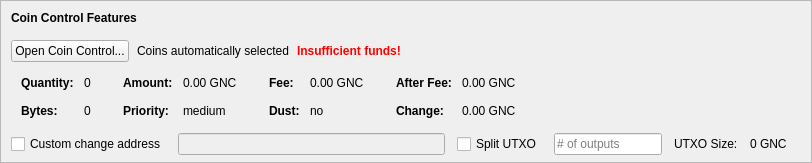
    <widget class="QFrame" name="frameCoinControl">
     <property name="sizePolicy">
      <sizepolicy hsizetype="Expanding" vsizetype="Expanding">
       <horstretch>0</horstretch>
       <verstretch>0</verstretch>
      </sizepolicy>
     </property>
     <property name="maximumSize">
      <size>
       <width>16777215</width>
       <height>16777215</height>
      </size>
     </property>
     <property name="frameShape">
      <enum>QFrame::StyledPanel</enum>
     </property>
     <property name="frameShadow">
      <enum>QFrame::Sunken</enum>
     </property>
     <layout class="QVBoxLayout" name="verticalLayoutCoinControl2">
      <property name="spacing">
       <number>0</number>
      </property>
      <property name="leftMargin">
       <number>0</number>
      </property>
      <property name="topMargin">
       <number>0</number>
      </property>
      <property name="rightMargin">
       <number>0</number>
      </property>
      <property name="bottomMargin">
       <number>6</number>
      </property>
      <item>
       <layout class="QVBoxLayout" name="verticalLayoutCoinControl" stretch="0,0,0,0,1">
        <property name="spacing">
         <number>0</number>
        </property>
        <property name="leftMargin">
         <number>10</number>
        </property>
        <property name="topMargin">
         <number>10</number>
        </property>
        <item>
         <layout class="QHBoxLayout" name="horizontalLayoutCoinControl1">
          <property name="bottomMargin">
           <number>15</number>
          </property>
          <item>
           <widget class="QLabel" name="labelCoinControlFeatures">
            <property name="sizePolicy">
             <sizepolicy hsizetype="Preferred" vsizetype="Maximum">
              <horstretch>0</horstretch>
              <verstretch>0</verstretch>
             </sizepolicy>
            </property>
            <property name="font">
             <font>
              <weight>75</weight>
              <bold>true</bold>
             </font>
            </property>
            <property name="styleSheet">
             <string notr="true">font-weight:bold;</string>
            </property>
            <property name="text">
             <string>Coin Control Features</string>
            </property>
           </widget>
          </item>
         </layout>
        </item>
        <item>
         <layout class="QHBoxLayout" name="horizontalLayoutCoinControl2" stretch="0,0,0,0">
          <property name="spacing">
           <number>8</number>
          </property>
          <property name="bottomMargin">
           <number>10</number>
          </property>
          <item>
           <widget class="QPushButton" name="pushButtonCoinControl">
            <property name="styleSheet">
             <string notr="true"/>
            </property>
            <property name="text">
             <string>Open Coin Control...</string>
            </property>
            <property name="autoDefault">
             <bool>false</bool>
            </property>
           </widget>
          </item>
          <item>
           <widget class="QLabel" name="labelCoinControlAutomaticallySelected">
            <property name="text">
             <string>Coins automatically selected</string>
            </property>
            <property name="margin">
             <number>5</number>
            </property>
           </widget>
          </item>
          <item>
           <widget class="QLabel" name="labelCoinControlInsuffFunds">
            <property name="font">
             <font>
              <weight>75</weight>
              <bold>true</bold>
             </font>
            </property>
            <property name="styleSheet">
             <string notr="true">color:red;font-weight:bold;</string>
            </property>
            <property name="text">
             <string>Insufficient funds!</string>
            </property>
            <property name="margin">
             <number>5</number>
            </property>
           </widget>
          </item>
          <item>
           <spacer name="horizontalSpacerCoinControl">
            <property name="orientation">
             <enum>Qt::Horizontal</enum>
            </property>
            <property name="sizeHint" stdset="0">
             <size>
              <width>40</width>
              <height>1</height>
             </size>
            </property>
           </spacer>
          </item>
         </layout>
        </item>
        <item>
         <widget class="QWidget" name="widgetCoinControl" native="true">
          <property name="sizePolicy">
           <sizepolicy hsizetype="Preferred" vsizetype="Preferred">
            <horstretch>0</horstretch>
            <verstretch>0</verstretch>
           </sizepolicy>
          </property>
          <property name="minimumSize">
           <size>
            <width>0</width>
            <height>0</height>
           </size>
          </property>
          <property name="styleSheet">
           <string notr="true"/>
          </property>
          <layout class="QHBoxLayout" name="horizontalLayoutCoinControl5">
           <property name="leftMargin">
            <number>0</number>
           </property>
           <property name="topMargin">
            <number>0</number>
           </property>
           <property name="rightMargin">
            <number>0</number>
           </property>
           <property name="bottomMargin">
            <number>0</number>
           </property>
           <item>
            <layout class="QHBoxLayout" name="horizontalLayoutCoinControl3" stretch="0,0,0,1">
             <property name="spacing">
              <number>20</number>
             </property>
             <property name="topMargin">
              <number>0</number>
             </property>
             <property name="bottomMargin">
              <number>10</number>
             </property>
             <item>
              <layout class="QFormLayout" name="formLayoutCoinControl1">
               <property name="horizontalSpacing">
                <number>10</number>
               </property>
               <property name="verticalSpacing">
                <number>14</number>
               </property>
               <property name="leftMargin">
                <number>10</number>
               </property>
               <property name="topMargin">
                <number>4</number>
               </property>
               <property name="rightMargin">
                <number>6</number>
               </property>
               <item row="0" column="0">
                <widget class="QLabel" name="labelCoinControlQuantityText">
                 <property name="font">
                  <font>
                   <weight>75</weight>
                   <bold>true</bold>
                  </font>
                 </property>
                 <property name="text">
                  <string>Quantity:</string>
                 </property>
                 <property name="margin">
                  <number>0</number>
                 </property>
                </widget>
               </item>
               <item row="0" column="1">
                <widget class="QLabel" name="labelCoinControlQuantity">
                 <property name="cursor">
                  <cursorShape>IBeamCursor</cursorShape>
                 </property>
                 <property name="contextMenuPolicy">
                  <enum>Qt::ActionsContextMenu</enum>
                 </property>
                 <property name="text">
                  <string notr="true">0</string>
                 </property>
                 <property name="margin">
                  <number>0</number>
                 </property>
                 <property name="textInteractionFlags">
                  <set>Qt::LinksAccessibleByMouse|Qt::TextSelectableByKeyboard|Qt::TextSelectableByMouse</set>
                 </property>
                </widget>
               </item>
               <item row="1" column="0">
                <widget class="QLabel" name="labelCoinControlBytesText">
                 <property name="font">
                  <font>
                   <weight>75</weight>
                   <bold>true</bold>
                  </font>
                 </property>
                 <property name="text">
                  <string>Bytes:</string>
                 </property>
                </widget>
               </item>
               <item row="1" column="1">
                <widget class="QLabel" name="labelCoinControlBytes">
                 <property name="cursor">
                  <cursorShape>IBeamCursor</cursorShape>
                 </property>
                 <property name="contextMenuPolicy">
                  <enum>Qt::ActionsContextMenu</enum>
                 </property>
                 <property name="text">
                  <string notr="true">0</string>
                 </property>
                 <property name="textInteractionFlags">
                  <set>Qt::LinksAccessibleByMouse|Qt::TextSelectableByKeyboard|Qt::TextSelectableByMouse</set>
                 </property>
                </widget>
               </item>
              </layout>
             </item>
             <item>
              <layout class="QFormLayout" name="formLayoutCoinControl2">
               <property name="horizontalSpacing">
                <number>10</number>
               </property>
               <property name="verticalSpacing">
                <number>14</number>
               </property>
               <property name="leftMargin">
                <number>6</number>
               </property>
               <property name="topMargin">
                <number>4</number>
               </property>
               <property name="rightMargin">
                <number>6</number>
               </property>
               <item row="0" column="0">
                <widget class="QLabel" name="labelCoinControlAmountText">
                 <property name="font">
                  <font>
                   <weight>75</weight>
                   <bold>true</bold>
                  </font>
                 </property>
                 <property name="text">
                  <string>Amount:</string>
                 </property>
                 <property name="margin">
                  <number>0</number>
                 </property>
                </widget>
               </item>
               <item row="0" column="1">
                <widget class="QLabel" name="labelCoinControlAmount">
                 <property name="cursor">
                  <cursorShape>IBeamCursor</cursorShape>
                 </property>
                 <property name="contextMenuPolicy">
                  <enum>Qt::ActionsContextMenu</enum>
                 </property>
                 <property name="text">
                  <string notr="true">0.00 GNC</string>
                 </property>
                 <property name="textInteractionFlags">
                  <set>Qt::LinksAccessibleByMouse|Qt::TextSelectableByKeyboard|Qt::TextSelectableByMouse</set>
                 </property>
                </widget>
               </item>
               <item row="1" column="0">
                <widget class="QLabel" name="labelCoinControlPriorityText">
                 <property name="font">
                  <font>
                   <weight>75</weight>
                   <bold>true</bold>
                  </font>
                 </property>
                 <property name="text">
                  <string>Priority:</string>
                 </property>
                </widget>
               </item>
               <item row="1" column="1">
                <widget class="QLabel" name="labelCoinControlPriority">
                 <property name="cursor">
                  <cursorShape>IBeamCursor</cursorShape>
                 </property>
                 <property name="contextMenuPolicy">
                  <enum>Qt::ActionsContextMenu</enum>
                 </property>
                 <property name="text">
                  <string>medium</string>
                 </property>
                 <property name="textInteractionFlags">
                  <set>Qt::LinksAccessibleByMouse|Qt::TextSelectableByKeyboard|Qt::TextSelectableByMouse</set>
                 </property>
                </widget>
               </item>
              </layout>
             </item>
             <item>
              <layout class="QFormLayout" name="formLayoutCoinControl3">
               <property name="horizontalSpacing">
                <number>10</number>
               </property>
               <property name="verticalSpacing">
                <number>14</number>
               </property>
               <property name="leftMargin">
                <number>6</number>
               </property>
               <property name="topMargin">
                <number>4</number>
               </property>
               <property name="rightMargin">
                <number>6</number>
               </property>
               <item row="0" column="0">
                <widget class="QLabel" name="labelCoinControlFeeText">
                 <property name="font">
                  <font>
                   <weight>75</weight>
                   <bold>true</bold>
                  </font>
                 </property>
                 <property name="text">
                  <string>Fee:</string>
                 </property>
                 <property name="margin">
                  <number>0</number>
                 </property>
                </widget>
               </item>
               <item row="0" column="1">
                <widget class="QLabel" name="labelCoinControlFee">
                 <property name="cursor">
                  <cursorShape>IBeamCursor</cursorShape>
                 </property>
                 <property name="contextMenuPolicy">
                  <enum>Qt::ActionsContextMenu</enum>
                 </property>
                 <property name="text">
                  <string notr="true">0.00 GNC</string>
                 </property>
                 <property name="textInteractionFlags">
                  <set>Qt::LinksAccessibleByMouse|Qt::TextSelectableByKeyboard|Qt::TextSelectableByMouse</set>
                 </property>
                </widget>
               </item>
               <item row="1" column="0">
                <widget class="QLabel" name="labelCoinControlLowOutputText">
                 <property name="font">
                  <font>
                   <weight>75</weight>
                   <bold>true</bold>
                  </font>
                 </property>
                 <property name="text">
                  <string>Dust:</string>
                 </property>
                </widget>
               </item>
               <item row="1" column="1">
                <widget class="QLabel" name="labelCoinControlLowOutput">
                 <property name="cursor">
                  <cursorShape>IBeamCursor</cursorShape>
                 </property>
                 <property name="contextMenuPolicy">
                  <enum>Qt::ActionsContextMenu</enum>
                 </property>
                 <property name="text">
                  <string>no</string>
                 </property>
                 <property name="textInteractionFlags">
                  <set>Qt::LinksAccessibleByMouse|Qt::TextSelectableByKeyboard|Qt::TextSelectableByMouse</set>
                 </property>
                </widget>
               </item>
              </layout>
             </item>
             <item>
              <layout class="QFormLayout" name="formLayoutCoinControl4">
               <property name="horizontalSpacing">
                <number>10</number>
               </property>
               <property name="verticalSpacing">
                <number>14</number>
               </property>
               <property name="leftMargin">
                <number>6</number>
               </property>
               <property name="topMargin">
                <number>4</number>
               </property>
               <property name="rightMargin">
                <number>6</number>
               </property>
               <item row="0" column="0">
                <widget class="QLabel" name="labelCoinControlAfterFeeText">
                 <property name="font">
                  <font>
                   <weight>75</weight>
                   <bold>true</bold>
                  </font>
                 </property>
                 <property name="text">
                  <string>After Fee:</string>
                 </property>
                 <property name="margin">
                  <number>0</number>
                 </property>
                </widget>
               </item>
               <item row="0" column="1">
                <widget class="QLabel" name="labelCoinControlAfterFee">
                 <property name="cursor">
                  <cursorShape>IBeamCursor</cursorShape>
                 </property>
                 <property name="contextMenuPolicy">
                  <enum>Qt::ActionsContextMenu</enum>
                 </property>
                 <property name="text">
                  <string notr="true">0.00 GNC</string>
                 </property>
                 <property name="textInteractionFlags">
                  <set>Qt::LinksAccessibleByMouse|Qt::TextSelectableByKeyboard|Qt::TextSelectableByMouse</set>
                 </property>
                </widget>
               </item>
               <item row="1" column="0">
                <widget class="QLabel" name="labelCoinControlChangeText">
                 <property name="font">
                  <font>
                   <weight>75</weight>
                   <bold>true</bold>
                  </font>
                 </property>
                 <property name="text">
                  <string>Change:</string>
                 </property>
                </widget>
               </item>
               <item row="1" column="1">
                <widget class="QLabel" name="labelCoinControlChange">
                 <property name="cursor">
                  <cursorShape>IBeamCursor</cursorShape>
                 </property>
                 <property name="contextMenuPolicy">
                  <enum>Qt::ActionsContextMenu</enum>
                 </property>
                 <property name="text">
                  <string notr="true">0.00 GNC</string>
                 </property>
                 <property name="textInteractionFlags">
                  <set>Qt::LinksAccessibleByMouse|Qt::TextSelectableByKeyboard|Qt::TextSelectableByMouse</set>
                 </property>
                </widget>
               </item>
              </layout>
             </item>
            </layout>
           </item>
          </layout>
         </widget>
        </item>
        <item>
         <layout class="QHBoxLayout" name="horizontalLayoutCoinControl4" stretch="0,0,0,0,0,0,0">
          <property name="spacing">
           <number>12</number>
          </property>
          <property name="sizeConstraint">
           <enum>QLayout::SetDefaultConstraint</enum>
          </property>
          <property name="topMargin">
           <number>5</number>
          </property>
          <property name="rightMargin">
           <number>5</number>
          </property>
          <item>
           <widget class="QCheckBox" name="checkBoxCoinControlChange">
            <property name="toolTip">
             <string>If this is activated, but the change address is empty or invalid, change will be sent to a newly generated address.</string>
            </property>
            <property name="text">
             <string>Custom change address</string>
            </property>
           </widget>
          </item>
          <item>
           <widget class="QValidatedLineEdit" name="lineEditCoinControlChange">
            <property name="enabled">
             <bool>false</bool>
            </property>
            <property name="sizePolicy">
             <sizepolicy hsizetype="Expanding" vsizetype="Fixed">
              <horstretch>0</horstretch>
              <verstretch>0</verstretch>
             </sizepolicy>
            </property>
           </widget>
          </item>
          <item>
           <widget class="QCheckBox" name="splitBlockCheckBox">
            <property name="text">
             <string>Split UTXO</string>
            </property>
           </widget>
          </item>
          <item>
           <widget class="QLineEdit" name="splitBlockLineEdit">
            <property name="sizePolicy">
             <sizepolicy hsizetype="Fixed" vsizetype="Fixed">
              <horstretch>50</horstretch>
              <verstretch>0</verstretch>
             </sizepolicy>
            </property>
            <property name="placeholderText">
             <string># of outputs</string>
            </property>
           </widget>
          </item>
          <item>
           <widget class="QLabel" name="labelBlockSizeText">
            <property name="text">
             <string>UTXO Size:</string>
            </property>
           </widget>
          </item>
          <item>
           <widget class="QLabel" name="labelBlockSize">
            <property name="text">
             <string>0 GNC</string>
            </property>
           </widget>
          </item>
          <item>
           <widget class="QLabel" name="labelCoinControlChangeLabel">
            <property name="sizePolicy">
             <sizepolicy hsizetype="Preferred" vsizetype="Expanding">
              <horstretch>0</horstretch>
              <verstretch>0</verstretch>
             </sizepolicy>
            </property>
            <property name="minimumSize">
             <size>
              <width>0</width>
              <height>0</height>
             </size>
            </property>
            <property name="text">
             <string/>
            </property>
            <property name="margin">
             <number>3</number>
            </property>
           </widget>
          </item>
         </layout>
        </item>
        <item>
         <spacer name="verticalSpacerCoinControl">
          <property name="orientation">
           <enum>Qt::Vertical</enum>
          </property>
          <property name="sizeHint" stdset="0">
           <size>
            <width>800</width>
            <height>1</height>
           </size>
          </property>
         </spacer>
        </item>
       </layout>
      </item>
     </layout>
    </widget>
